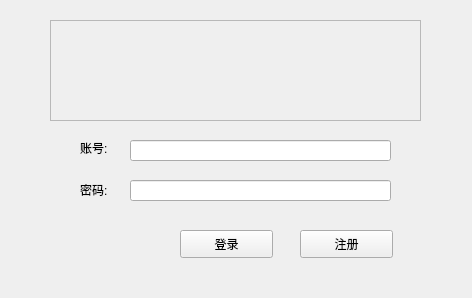
<?xml version="1.0" encoding="UTF-8"?>
<ui version="4.0">
 <class>LogWindow</class>
 <widget class="QWidget" name="LogWindow">
  <property name="geometry">
   <rect>
    <x>0</x>
    <y>0</y>
    <width>472</width>
    <height>298</height>
   </rect>
  </property>
  <property name="windowTitle">
   <string>登录界面</string>
  </property>
  <widget class="QLabel" name="label">
   <property name="geometry">
    <rect>
     <x>80</x>
     <y>140</y>
     <width>41</width>
     <height>16</height>
    </rect>
   </property>
   <property name="text">
    <string>账号:</string>
   </property>
  </widget>
  <widget class="QLabel" name="label_2">
   <property name="geometry">
    <rect>
     <x>80</x>
     <y>180</y>
     <width>41</width>
     <height>20</height>
    </rect>
   </property>
   <property name="text">
    <string>密码:</string>
   </property>
  </widget>
  <widget class="QLineEdit" name="lineEdit">
   <property name="geometry">
    <rect>
     <x>130</x>
     <y>140</y>
     <width>261</width>
     <height>21</height>
    </rect>
   </property>
  </widget>
  <widget class="QLineEdit" name="lineEdit_2">
   <property name="geometry">
    <rect>
     <x>130</x>
     <y>180</y>
     <width>261</width>
     <height>21</height>
    </rect>
   </property>
  </widget>
  <widget class="QPushButton" name="pushButton">
   <property name="geometry">
    <rect>
     <x>180</x>
     <y>230</y>
     <width>93</width>
     <height>28</height>
    </rect>
   </property>
   <property name="text">
    <string>登录</string>
   </property>
  </widget>
  <widget class="QPushButton" name="pushButton_2">
   <property name="geometry">
    <rect>
     <x>300</x>
     <y>230</y>
     <width>93</width>
     <height>28</height>
    </rect>
   </property>
   <property name="text">
    <string>注册</string>
   </property>
  </widget>
  <widget class="QFrame" name="frame">
   <property name="geometry">
    <rect>
     <x>50</x>
     <y>20</y>
     <width>371</width>
     <height>101</height>
    </rect>
   </property>
   <property name="frameShape">
    <enum>QFrame::StyledPanel</enum>
   </property>
   <property name="frameShadow">
    <enum>QFrame::Raised</enum>
   </property>
   <widget class="QLabel" name="label_3">
    <property name="geometry">
     <rect>
      <x>10</x>
      <y>10</y>
      <width>351</width>
      <height>81</height>
     </rect>
    </property>
    <property name="text">
     <string/>
    </property>
   </widget>
  </widget>
 </widget>
 <resources/>
 <connections/>
</ui>
